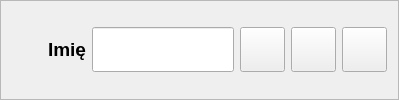
                  <widget class="QFrame" name="imie">
                   <property name="minimumSize">
                    <size>
                     <width>0</width>
                     <height>100</height>
                    </size>
                   </property>
                   <property name="maximumSize">
                    <size>
                     <width>16777215</width>
                     <height>100</height>
                    </size>
                   </property>
                   <property name="frameShape">
                    <enum>QFrame::StyledPanel</enum>
                   </property>
                   <property name="frameShadow">
                    <enum>QFrame::Raised</enum>
                   </property>
                   <layout class="QHBoxLayout" name="horizontalLayout_2">
                    <item>
                     <widget class="QLabel" name="lb_ikona_imie">
                      <property name="minimumSize">
                       <size>
                        <width>30</width>
                        <height>30</height>
                       </size>
                      </property>
                      <property name="maximumSize">
                       <size>
                        <width>30</width>
                        <height>30</height>
                       </size>
                      </property>
                      <property name="font">
                       <font>
                        <pointsize>8</pointsize>
                       </font>
                      </property>
                      <property name="text">
                       <string/>
                      </property>
                      <property name="pixmap">
                       <pixmap>../icons/icons_blue/user.svg</pixmap>
                      </property>
                      <property name="scaledContents">
                       <bool>true</bool>
                      </property>
                     </widget>
                    </item>
                    <item>
                     <widget class="QLabel" name="lb_imie">
                      <property name="minimumSize">
                       <size>
                        <width>0</width>
                        <height>45</height>
                       </size>
                      </property>
                      <property name="maximumSize">
                       <size>
                        <width>16777215</width>
                        <height>45</height>
                       </size>
                      </property>
                      <property name="font">
                       <font>
                        <pointsize>14</pointsize>
                        <weight>75</weight>
                        <bold>true</bold>
                       </font>
                      </property>
                      <property name="text">
                       <string>Imię</string>
                      </property>
                     </widget>
                    </item>
                    <item>
                     <widget class="QLineEdit" name="le_imie">
                      <property name="minimumSize">
                       <size>
                        <width>0</width>
                        <height>45</height>
                       </size>
                      </property>
                      <property name="maximumSize">
                       <size>
                        <width>350</width>
                        <height>45</height>
                       </size>
                      </property>
                      <property name="font">
                       <font>
                        <pointsize>11</pointsize>
                       </font>
                      </property>
                      <property name="toolTip">
                       <string/>
                      </property>
                      <property name="alignment">
                       <set>Qt::AlignLeading|Qt::AlignLeft|Qt::AlignVCenter</set>
                      </property>
                      <property name="readOnly">
                       <bool>false</bool>
                      </property>
                      <property name="placeholderText">
                       <string/>
                      </property>
                     </widget>
                    </item>
                    <item>
                     <widget class="QPushButton" name="btn_imie_edit">
                      <property name="minimumSize">
                       <size>
                        <width>45</width>
                        <height>45</height>
                       </size>
                      </property>
                      <property name="maximumSize">
                       <size>
                        <width>45</width>
                        <height>45</height>
                       </size>
                      </property>
                      <property name="text">
                       <string/>
                      </property>
                      <property name="icon">
                       <iconset>
                        <normaloff>../icons/icons_blue/edit.svg</normaloff>../icons/icons_blue/edit.svg</iconset>
                      </property>
                      <property name="iconSize">
                       <size>
                        <width>25</width>
                        <height>25</height>
                       </size>
                      </property>
                     </widget>
                    </item>
                    <item>
                     <widget class="QPushButton" name="btn_imie_accept">
                      <property name="minimumSize">
                       <size>
                        <width>45</width>
                        <height>45</height>
                       </size>
                      </property>
                      <property name="maximumSize">
                       <size>
                        <width>45</width>
                        <height>45</height>
                       </size>
                      </property>
                      <property name="text">
                       <string/>
                      </property>
                      <property name="icon">
                       <iconset>
                        <normaloff>../icons/icons_blue/check.svg</normaloff>../icons/icons_blue/check.svg</iconset>
                      </property>
                      <property name="iconSize">
                       <size>
                        <width>25</width>
                        <height>25</height>
                       </size>
                      </property>
                     </widget>
                    </item>
                    <item>
                     <widget class="QPushButton" name="btn_imie_cancel">
                      <property name="minimumSize">
                       <size>
                        <width>45</width>
                        <height>45</height>
                       </size>
                      </property>
                      <property name="maximumSize">
                       <size>
                        <width>45</width>
                        <height>45</height>
                       </size>
                      </property>
                      <property name="text">
                       <string/>
                      </property>
                      <property name="icon">
                       <iconset>
                        <normaloff>../icons/icons_blue/x.svg</normaloff>../icons/icons_blue/x.svg</iconset>
                      </property>
                      <property name="iconSize">
                       <size>
                        <width>25</width>
                        <height>25</height>
                       </size>
                      </property>
                     </widget>
                    </item>
                   </layout>
                  </widget>
